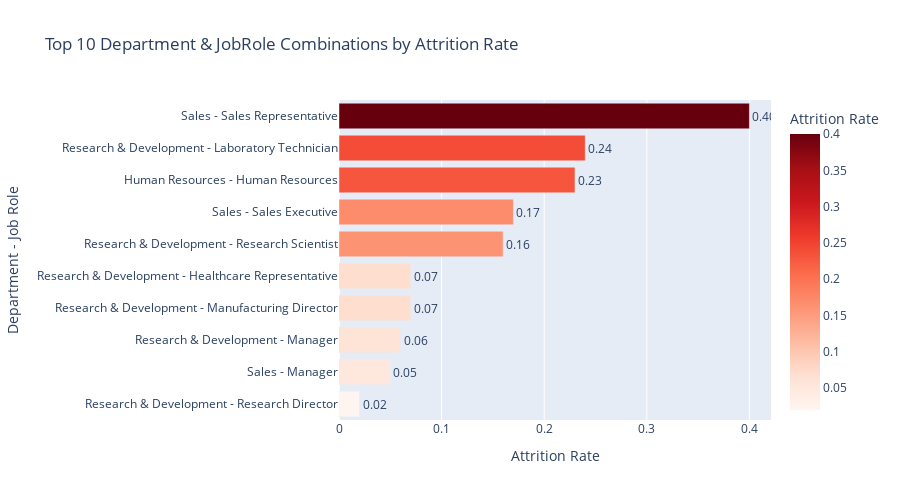

Write notebook code for a chart like this one.
### Markdown cell above
#### Visualize Answer Q6
The horizontal bar chart below shows the **top 10 Department and Job Role combinations with the highest attrition rates**.  
Each bar represents a combination of department and job role, with the length indicating the attrition rate.  
The bars are color-coded by attrition rate, and exact values are displayed on top for clarity.

### Code cell
# Take the top 10 combinations with highest attrition rates
top10_attrition = attrition_by_dept_job_pandas.head(10).copy()

# Combine Department and JobRole for better labeling
top10_attrition['Dept_Job'] = top10_attrition['Department'] + ' - ' + top10_attrition['JobRole']

# Create horizontal bar chart
fig = px.bar(
    top10_attrition.sort_values('AttritionRate', ascending=True),  # ascending for horizontal bars
    x='AttritionRate',
    y='Dept_Job',
    orientation='h',
    text='AttritionRate',
    title='Top 10 Department & JobRole Combinations by Attrition Rate',
    labels={'AttritionRate': 'Attrition Rate', 'Dept_Job': 'Department - Job Role'},
    color='AttritionRate',
    color_continuous_scale='Reds'
)

# Show values on bars
fig.update_traces(texttemplate='%{text:.2f}', textposition='outside')

# Layout adjustments
fig.update_layout(yaxis={'categoryorder':'total ascending'}, height=500, showlegend=False)

fig.show()

### Figure 1 — Plotly figure (JSON) as saved in the notebook; plotly's stock layout.template omitted (floating-point values rounded to 4 significant figures)
{"data": [{"alignmentgroup": "True", "hovertemplate": "Attrition Rate=%{marker.color}<br>Department - Job Role=%{y}<extra></extra>", "legendgroup": "", "marker": {"color": [0.02, 0.05, 0.06, 0.07, 0.07, 0.16, 0.17, 0.23, 0.24, 0.4], "coloraxis": "coloraxis", "pattern": {"shape": ""}}, "name": "", "offsetgroup": "", "orientation": "h", "showlegend": false, "text": [0.02, 0.05, 0.06, 0.07, 0.07, 0.16, 0.17, 0.23, 0.24, 0.4], "textposition": "outside", "texttemplate": "%{text:.2f}", "type": "bar", "x": [0.02, 0.05, 0.06, 0.07, 0.07, 0.16, 0.17, 0.23, 0.24, 0.4], "xaxis": "x", "y": ["Research & Development - Research Director", "Sales - Manager", "Research & Development - Manager", "Research & Development - Manufacturing Director", "Research & Development - Healthcare Representative", "Research & Development - Research Scientist", "Sales - Sales Executive", "Human Resources - Human Resources", "Research & Development - Laboratory Technician", "Sales - Sales Representative"], "yaxis": "y"}], "layout": {"barmode": "relative", "coloraxis": {"colorbar": {"title": {"text": "Attrition Rate"}}, "colorscale": [[0, "rgb(255,245,240)"], [0.125, "rgb(254,224,210)"], [0.25, "rgb(252,187,161)"], [0.375, "rgb(252,146,114)"], [0.5, "rgb(251,106,74)"], [0.625, "rgb(239,59,44)"], [0.75, "rgb(203,24,29)"], [0.875, "rgb(165,15,21)"], [1, "rgb(103,0,13)"]]}, "height": 500, "legend": {"tracegroupgap": 0}, "showlegend": false, "title": {"text": "Top 10 Department & JobRole Combinations by Attrition Rate"}, "xaxis": {"anchor": "y", "domain": [0, 1], "title": {"text": "Attrition Rate"}}, "yaxis": {"anchor": "x", "categoryorder": "total ascending", "domain": [0, 1], "title": {"text": "Department - Job Role"}}}}
